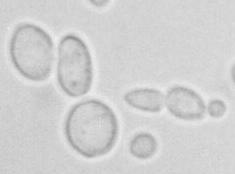
#> input picture cells_yeast.jpg, 235 x 174 px
$ jupyter execute Morfologia_Matematica_Cinza.ipynb
#> lines starting #> are read from the running program, lines starting #| are printed output that depends on the picture
Morfologia Matemática (Preto e Branco)

Importar bibliotecas cv, numpy e matplotlib

[cell 1]
import cv2 as cv
import numpy as np
from matplotlib import pyplot as plt

Carrega a imagem

[cell 2]
img = cv.imread('cells_yeast.jpg')
#> img is the input picture: shape (174, 235, 3); min 143, max 240, mean 208.8
#img = cv.imread('cer_tr10.tif')
#img = cv.imread('particulas.tiff')
#img = cv.imread('pinha.tif')

Definição dos kernels quadrado, linha e círculo

[cell 3]
quad3 = np.ones((3,3), np.uint8)*255

quad5 = np.ones((5,5), np.uint8)*255

quad7 = np.ones((7,7), np.uint8)*255

lin3 = np.array([[0,1,0],
                 [0,1,0],
                 [0,1,0]],np.uint8)*255

lin5 = np.array([[0,0,1,0,0],
                 [0,0,1,0,0],
                 [0,0,1,0,0],
                 [0,0,1,0,0],
                 [0,0,1,0,0]],np.uint8)*255

lin7 = np.array([[0,0,0,1,0,0,0],
                 [0,0,0,1,0,0,0],
                 [0,0,0,1,0,0,0],
                 [0,0,0,1,0,0,0],
                 [0,0,0,1,0,0,0],
                 [0,0,0,1,0,0,0],
                 [0,0,0,1,0,0,0]],np.uint8)*255

circ3 = np.array([[0,1,0],
                  [1,1,1],
                  [0,1,0]], np.uint8)*255

circ5 = np.array([[0,1,1,1,0],
                  [1,1,1,1,1],
                  [1,1,1,1,1],
                  [1,1,1,1,1],
                  [0,1,1,1,0]], np.uint8)*255

circ7 = np.array([[0,0,1,1,1,0,0],
                  [0,1,1,1,1,1,0],
                  [1,1,1,1,1,1,1],
                  [1,1,1,1,1,1,1],
                  [1,1,1,1,1,1,1],
                  [0,1,1,1,1,1,0],
                  [0,0,1,1,1,0,0]], np.uint8)*255

aplicação da operação de erosão

[cell 4]
erq3 = cv.erode(img,quad3,iterations = 1)

erq5 = cv.erode(img,quad5,iterations = 1)
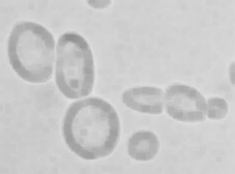
#> erq5: shape (174, 235, 3); min 143, max 226, mean 201.9

erq7 = cv.erode(img,quad7,iterations = 1)

erl3 = cv.erode(img,lin3,iterations = 1)

erl5 = cv.erode(img,lin5,iterations = 1)

erl7 = cv.erode(img,lin7,iterations = 1)

erc3 = cv.erode(img,circ3,iterations = 1)

erc5 = cv.erode(img,circ5,iterations = 1)

erc7 = cv.erode(img,circ7,iterations = 1)

aplicação da operação de dilatação

[cell 5]
diq3 = cv.dilate(img,quad3,iterations = 1)

diq5 = cv.dilate(img,quad5,iterations = 1)
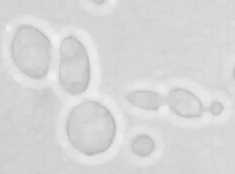
#> diq5: shape (174, 235, 3); min 184, max 240, mean 215.1

diq7 = cv.dilate(img,quad7,iterations = 1)

dil3 = cv.dilate(img,lin3,iterations = 1)

dil5 = cv.dilate(img,lin5,iterations = 1)

dil7 = cv.dilate(img,lin7,iterations = 1)

dic3 = cv.dilate(img,circ3,iterations = 1)

dic5 = cv.dilate(img,circ5,iterations = 1)

dic7 = cv.dilate(img,circ7,iterations = 1)

aplicação de operação de abertura

[cell 6]
abq3 = cv.morphologyEx(img, cv.MORPH_OPEN, quad3)

abq5 = cv.morphologyEx(img, cv.MORPH_OPEN, quad5)

abq7 = cv.morphologyEx(img, cv.MORPH_OPEN, quad7)

abl3 = cv.morphologyEx(img, cv.MORPH_OPEN, lin3)

abl5 = cv.morphologyEx(img, cv.MORPH_OPEN, lin5)

abl7 = cv.morphologyEx(img, cv.MORPH_OPEN, lin7)

abc3 = cv.morphologyEx(img, cv.MORPH_OPEN, circ3)

abc5 = cv.morphologyEx(img, cv.MORPH_OPEN, circ5)

abc7 = cv.morphologyEx(img, cv.MORPH_OPEN, circ7)

aplicação de operação de fechamento

[cell 7]
clq3 = cv.morphologyEx(img, cv.MORPH_CLOSE, quad3)

clq5 = cv.morphologyEx(img, cv.MORPH_CLOSE, quad5)

clq7 = cv.morphologyEx(img, cv.MORPH_CLOSE, quad7)

cll3 = cv.morphologyEx(img, cv.MORPH_CLOSE, lin3)

cll5 = cv.morphologyEx(img, cv.MORPH_CLOSE, lin5)

cll7 = cv.morphologyEx(img, cv.MORPH_CLOSE, lin7)

clc3 = cv.morphologyEx(img, cv.MORPH_CLOSE, circ3)

clc5 = cv.morphologyEx(img, cv.MORPH_CLOSE, circ5)

clc7 = cv.morphologyEx(img, cv.MORPH_CLOSE, circ7)

Apresentação dos resultados

[cell 8]
plt.subplot(121),plt.imshow(img),plt.title('Original')
plt.xticks([]), plt.yticks([])
plt.subplot(122),plt.imshow(erq3),plt.title('Erosão (quadrado 3x3)')
plt.xticks([]), plt.yticks([])
plt.show()
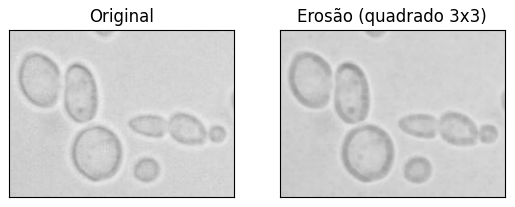
#> figure drawn by matplotlib, 2 panels
plt.subplot(121),plt.imshow(erq5),plt.title('Erosão (quadrado 5x5)')
plt.xticks([]), plt.yticks([])
plt.subplot(122),plt.imshow(erq7),plt.title('Erosão (quadrado 7x7)')
plt.xticks([]), plt.yticks([])
plt.show()
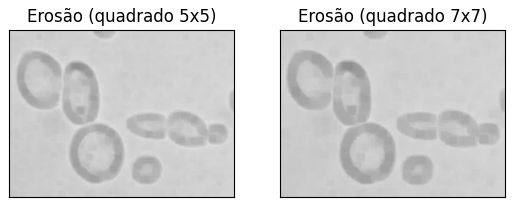
#> figure drawn by matplotlib, 2 panels
plt.subplot(121),plt.imshow(erl3),plt.title('Erosão (linha 3x3)')
plt.xticks([]), plt.yticks([])
plt.subplot(122),plt.imshow(erl5),plt.title('Erosão (linha 5x5)')
plt.xticks([]), plt.yticks([])
plt.show()
plt.subplot(121),plt.imshow(erl7),plt.title('Erosão (linha 7x7)')
plt.xticks([]), plt.yticks([])
plt.subplot(122),plt.imshow(erc3),plt.title('Erosão (circulo 3x3)')
plt.xticks([]), plt.yticks([])
plt.show()
plt.subplot(121),plt.imshow(erc5),plt.title('Erosão (circulo 5x5)')
plt.xticks([]), plt.yticks([])
plt.subplot(122),plt.imshow(erc7),plt.title('Erosão (circulo 7x7)')
plt.xticks([]), plt.yticks([])
plt.show()

[cell 9]
plt.subplot(121),plt.imshow(img),plt.title('Original')
plt.xticks([]), plt.yticks([])
plt.subplot(122),plt.imshow(diq3),plt.title('Dilatação (quadrado 3x3)')
plt.xticks([]), plt.yticks([])
plt.show()
plt.subplot(121),plt.imshow(diq5),plt.title('Dilatação (quadrado 5x5)')
plt.xticks([]), plt.yticks([])
plt.subplot(122),plt.imshow(diq7),plt.title('Dilatação (quadrado 7x7)')
plt.xticks([]), plt.yticks([])
plt.show()
plt.subplot(121),plt.imshow(dil3),plt.title('Dilatação (linha 3x3)')
plt.xticks([]), plt.yticks([])
plt.subplot(122),plt.imshow(dil5),plt.title('Dilatação (linha 5x5)')
plt.xticks([]), plt.yticks([])
plt.show()
plt.subplot(121),plt.imshow(dil7),plt.title('Dilatação (linha 7x7)')
plt.xticks([]), plt.yticks([])
plt.subplot(122),plt.imshow(dic3),plt.title('Dilatação (circulo 3x3)')
plt.xticks([]), plt.yticks([])
plt.show()
plt.subplot(121),plt.imshow(dic5),plt.title('Dilatação (circulo 5x5)')
plt.xticks([]), plt.yticks([])
plt.subplot(122),plt.imshow(dic7),plt.title('Dilatação (circulo 7x7)')
plt.xticks([]), plt.yticks([])
plt.show()

[cell 10]
plt.subplot(121),plt.imshow(img),plt.title('Original')
plt.xticks([]), plt.yticks([])
plt.subplot(122),plt.imshow(abq3),plt.title('Abertura (quadrado 3x3)')
plt.xticks([]), plt.yticks([])
plt.show()
plt.subplot(121),plt.imshow(abq5),plt.title('Abertura (quadrado 5x5)')
plt.xticks([]), plt.yticks([])
plt.subplot(122),plt.imshow(abq7),plt.title('Abertura (quadrado 7x7)')
plt.xticks([]), plt.yticks([])
plt.show()
plt.subplot(121),plt.imshow(abl3),plt.title('Abertura (linha 3x3)')
plt.xticks([]), plt.yticks([])
plt.subplot(122),plt.imshow(abl5),plt.title('Abertura (linha 5x5)')
plt.xticks([]), plt.yticks([])
plt.show()
plt.subplot(121),plt.imshow(abl7),plt.title('Abertura (linha 7x7)')
plt.xticks([]), plt.yticks([])
plt.subplot(122),plt.imshow(abc3),plt.title('Abertura (circulo 3x3)')
plt.xticks([]), plt.yticks([])
plt.show()
plt.subplot(121),plt.imshow(abc5),plt.title('Abertura (circulo 5x5)')
plt.xticks([]), plt.yticks([])
plt.subplot(122),plt.imshow(abc7),plt.title('Abertura (circulo 7x7)')
plt.xticks([]), plt.yticks([])
plt.show()
